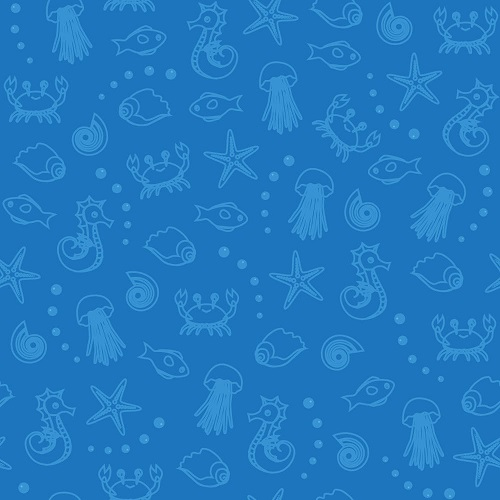
#> input picture pokemonJump/img/bgjng.png, 500 x 500 px, given in place of jng1.png, which was not available
$ python make.py   (older library calls are emulated)
#> lines starting #> are read from the running program, lines starting #| are printed output that depends on the picture; pictures that were not available may be replaced by others from this repository, and a replacement may not be noted
from PIL import Image

# cut下的小图片的大小
x = 80
y = 80

img1 = Image.open("jng1.png")
#> img1 is the input picture: PIL image 500x500 RGB; mean R, G, B 33.6, 122.3, 192.9
cut1 = img1.crop((48*2,48*2,48*3,48*3))
cut2 = img1.crop((48*0,48*1,48*1,48*2))
cut3 = img1.crop((48*3,48*2,48*4,48*3))
cut4 = img1.crop((48*1,48*1,48*2,48*2))
resizeCut1 = cut1.resize((x,y),Image.ANTIALIAS)
resizeCut2 = cut2.resize((x,y),Image.ANTIALIAS)
resizeCut3 = cut3.resize((x,y),Image.ANTIALIAS)
resizeCut4 = cut4.resize((x,y),Image.ANTIALIAS)
main = Image.open("main.png")
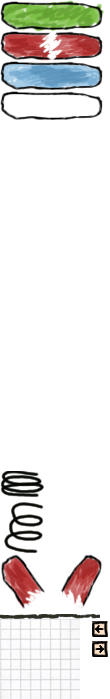
#> input picture pokemonJump/img/main.png, 110 x 699 px
#> main is the input picture: PIL image 110x699 RGBA; mean R, G, B, A 215.3, 212.7, 209.8, 66.5
main.paste(resizeCut1,(0,121))
main.paste(resizeCut2,(0,201))
main.paste(resizeCut3,(0,289))
main.paste(resizeCut4,(0,371))
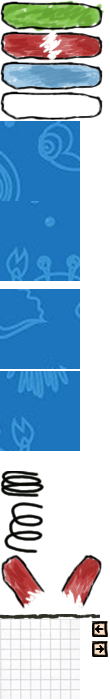
#> main: PIL image 110x699 RGBA; mean R, G, B, A 141.3, 168.2, 188.9, 151.4; transparent parts drawn white
main.save("mainjng1.png")

img2 = Image.open("jng2.png")
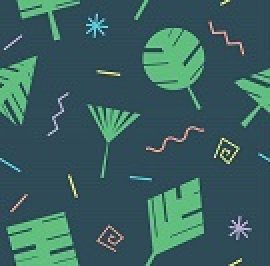
#> input picture pokemonJump/img/bgmwzz.png, 135 x 133 px, given in place of jng2.png, which was not available (shown 2 times larger)
#> img2 is the input picture: PIL image 135x133 RGB; mean R, G, B 58.1, 96.1, 95.3
cut1 = img2.crop((48*2,48*2,48*3,48*3))
cut2 = img2.crop((48*0,48*1,48*1,48*2))
cut3 = img2.crop((48*3,48*2,48*4,48*3))
#> cut3: PIL image 48x48 RGB; every value is 0
cut4 = img2.crop((48*1,48*1,48*2,48*2))
resizeCut1 = cut1.resize((x,y),Image.ANTIALIAS)
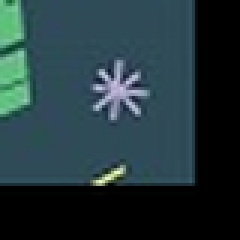
#> resizeCut1: PIL image 80x80 RGB (shown 3 times larger); mean R, G, B 34.8, 54.3, 58.8
resizeCut2 = cut2.resize((x,y),Image.ANTIALIAS)
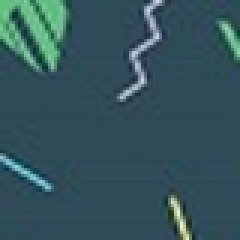
#> resizeCut2: PIL image 80x80 RGB (shown 3 times larger); mean R, G, B 52.3, 83.5, 91.6
resizeCut3 = cut3.resize((x,y),Image.ANTIALIAS)
#> resizeCut3: PIL image 80x80 RGB; every value is 0
resizeCut4 = cut4.resize((x,y),Image.ANTIALIAS)
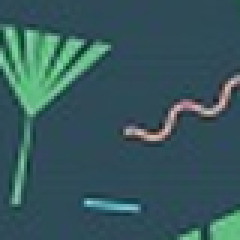
#> resizeCut4: PIL image 80x80 RGB (shown 3 times larger); mean R, G, B 54.6, 87.9, 92.5
main = Image.open("main.png")
main.paste(resizeCut1,(0,121))
main.paste(resizeCut2,(0,201))
main.paste(resizeCut3,(0,289))
main.paste(resizeCut4,(0,371))
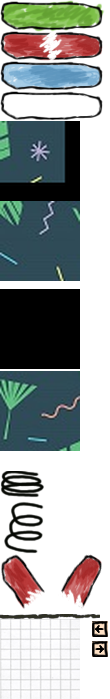
#> main: PIL image 110x699 RGBA; mean R, G, B, A 142.2, 146.6, 145.1, 151.4; transparent parts drawn white
main.save("mainjng2.png")

img3 = Image.open("jng3.png")
cut1 = img3.crop((48*2,48*2,48*3,48*3))
cut2 = img3.crop((48*0,48*1,48*1,48*2))
cut3 = img3.crop((48*3,48*2,48*4,48*3))
cut4 = img3.crop((48*1,48*1,48*2,48*2))
resizeCut1 = cut1.resize((x,y),Image.ANTIALIAS)
resizeCut2 = cut2.resize((x,y),Image.ANTIALIAS)
resizeCut3 = cut3.resize((x,y),Image.ANTIALIAS)
resizeCut4 = cut4.resize((x,y),Image.ANTIALIAS)
main = Image.open("main.png")
main.paste(resizeCut1,(0,121))
main.paste(resizeCut2,(0,201))
main.paste(resizeCut3,(0,289))
main.paste(resizeCut4,(0,371))
main.save("mainjng3.png")


#> (the run stopped early here; a loop or call above may not have finished)
